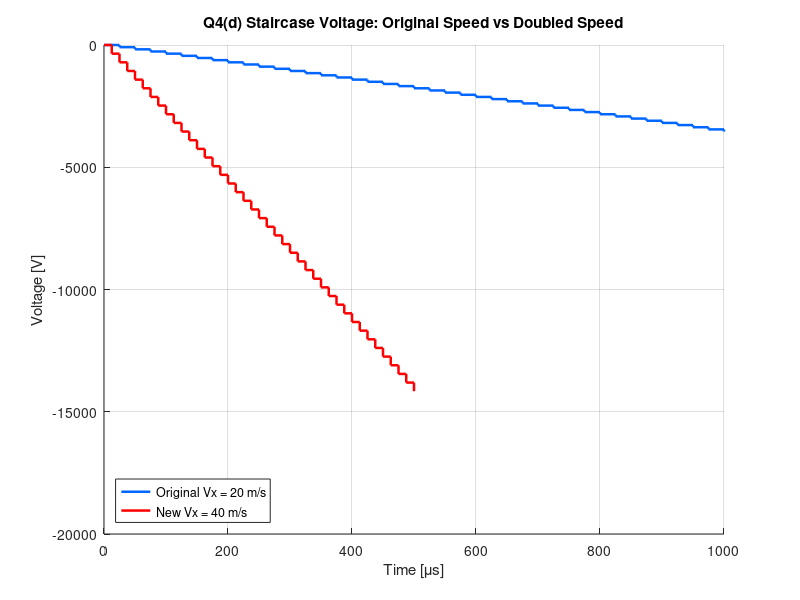
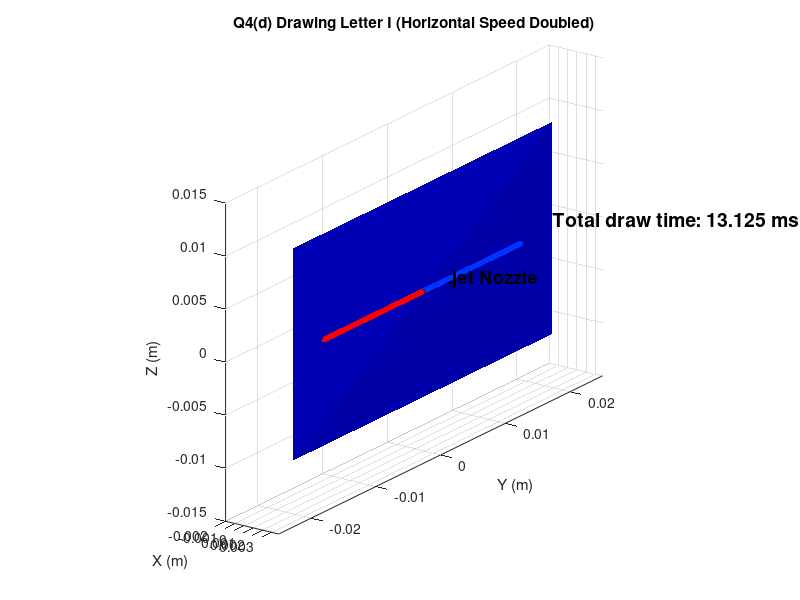

Write the MATLAB code that produced these figures, in order.

clear; clc; close all;


Vx_orig = 20.0;          % original droplet speed [m/s]
Vx = 2 * Vx_orig;        % Q4(d): doubled speed = 40 m/s

W  = 1e-3;               % capacitor plate spacing [m]
L1 = 0.5e-3;             % capacitor length [m]
L2 = 1.25e-3;            % distance to paper [m]

rho = 1000;              % density
d   = 84e-6;             % droplet diameter
q   = -1.9e-10;          % droplet charge

volume = (pi/6) * d^3;   % droplet volume
m = rho * volume;        % droplet mass

dpi = 300;
pitch = 0.0254 / dpi;    % pixel size [m]


T_cap_orig = L1 / Vx_orig;
T2_orig    = L2 / Vx_orig;

T_cap_new = L1 / Vx;
T2_new    = L2 / Vx;

fprintf("\n--- Q4(d): Horizontal Speed Doubled ---\n");
fprintf("Original T_cap = %.2f us, New = %.2f us\n", T_cap_orig*1e6, T_cap_new*1e6);
fprintf("Original T2    = %.2f us, New = %.2f us\n", T2_orig*1e6, T2_new*1e6);


coef_orig = (m * W * Vx_orig^2) / (q * L1 * L2);
coef_new  = (m * W * Vx^2)       / (q * L1 * L2);

dV_orig = abs(coef_orig) * pitch;
dV_new  = abs(coef_new)  * pitch;

fprintf("Original pixel voltage = %.3f V\n", dV_orig);
fprintf("New pixel voltage (Vx doubled) = %.3f V\n", dV_new);


N_demo = 40;

t_orig = (0:N_demo) * T_cap_orig;
t_new  = (0:N_demo) * T_cap_new;

V_steps_orig = -(0:N_demo) * dV_orig;
V_steps_new  = -(0:N_demo) * dV_new;

figure('Color','w','Position',[300 200 900 500]); hold on; grid on;

stairs(t_orig*1e6, V_steps_orig, 'LineWidth',1.8,'Color',[0 0.4 1]);
stairs(t_new*1e6,  V_steps_new,  'LineWidth',1.8,'Color',[1 0 0]);

xlabel('Time [\mus]');
ylabel('Voltage [V]');
title('Q4(d) Staircase Voltage: Original Speed vs Doubled Speed');
legend('Original Vx = 20 m/s','New Vx = 40 m/s','Location','southwest');



D = L1 + L2;
N_drops = 300;
midpoint = floor(N_drops/2);

pixel_index = (1:N_drops) - midpoint;
Vpix_all = pixel_index * dV_new;

figure('Color','w','Position',[200 50 1200 700]);
ax = axes(); hold(ax,'on'); grid(ax,'on');
axis equal;

xlabel('X (m)'); ylabel('Y (m)'); zlabel('Z (m)');
xlim([-0.002, D + 0.002]);
ylim([-0.025 0.025]);
zlim([-0.015 0.015]);

title('Q4(d) Drawing Letter I (Horizontal Speed Doubled)');


px = D;
py = [-0.02 0.02 0.02 -0.02];
pz = [-0.01 -0.01 0.01 0.01];
patch(px*ones(1,4), py, pz,'b','FaceAlpha',0.17,'EdgeColor','none');


plot3(0, 0, 0, 'ks', 'MarkerSize',14,'MarkerFaceColor','k');
text(0,0.003,0,'Inkjet Nozzle','FontSize',13,'FontWeight','bold');


[sx,sy,sz] = sphere(6);
sx = sx*(d/2); sy = sy*(d/2); sz = sz*(d/2);
drop = surf(sx,sy,sz,'FaceColor','k','EdgeColor','none');

view(35,20);
camlight headlight;



for n = 1:N_drops
    
    V = Vpix_all(n);
    E = V / W;
    ay = q*E/m;


    t1 = linspace(0, T_cap_new, 3);
    x1 = Vx * t1;
    y1 = 0.5 * ay * t1.^2;

    Vy = ay * T_cap_new;

   
    t2 = linspace(0, T2_new, 3);
    x2 = L1 + Vx * t2;
    y2 = y1(end) + Vy * t2;

    
    x = [x1 x2];
    y = [y1 y2];
    z = zeros(size(x));

   
    if V > 0, col=[1 0 0];
    elseif V < 0, col=[0 0.2 1];
    else, col=[0 0 0];
    end
    set(drop,'FaceColor',col);

    trail = plot3(x, y, z, '-', 'Color', col, 'LineWidth', 1.2);

    for k = 1:length(x)
        set(drop,'XData',sx + x(k), ...
                 'YData',sy + y(k), ...
                 'ZData',sz + z(k));
        drawnow limitrate;
    end

    plot3(x(end),y(end),0,'.','Color',col,'MarkerSize',14);
    delete(trail);
end


T_drop_new = T_cap_new + T2_new;
total_time = N_drops * T_drop_new;

text(0.0005, 0.022, 0, ...
     sprintf("Total draw time: %.3f ms", total_time*1000), ...
     'FontSize',14,'FontWeight','bold','Color','k');

fprintf("\nTotal draw time (Vx doubled) = %.3f ms\n", total_time*1000);
disp("Q4(d) Simulation Complete!");
